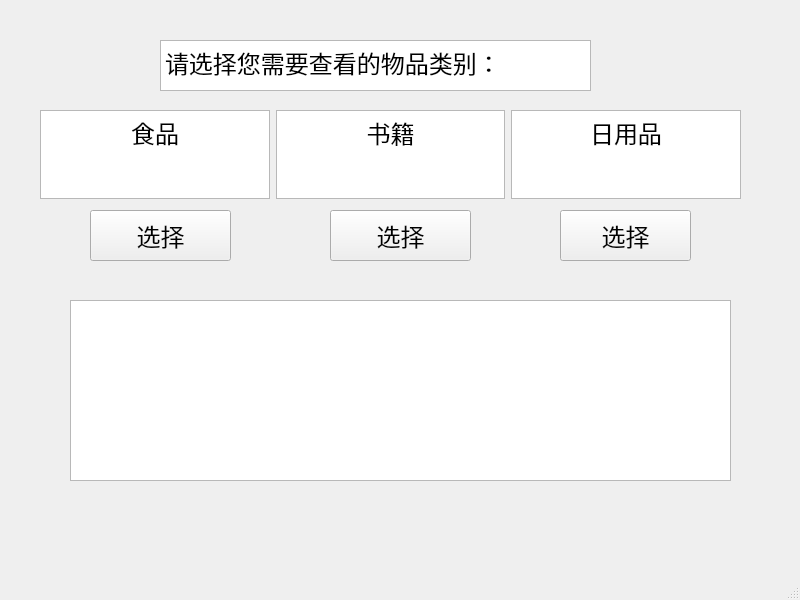
<?xml version="1.0" encoding="UTF-8"?>
<ui version="4.0">
 <class>ALL_ITEM</class>
 <widget class="QMainWindow" name="ALL_ITEM">
  <property name="geometry">
   <rect>
    <x>0</x>
    <y>0</y>
    <width>800</width>
    <height>600</height>
   </rect>
  </property>
  <property name="windowTitle">
   <string>MainWindow</string>
  </property>
  <widget class="QWidget" name="centralwidget">
   <widget class="QPushButton" name="BT2">
    <property name="geometry">
     <rect>
      <x>330</x>
      <y>210</y>
      <width>141</width>
      <height>51</height>
     </rect>
    </property>
    <property name="font">
     <font>
      <family>Arial</family>
      <pointsize>18</pointsize>
     </font>
    </property>
    <property name="text">
     <string>选择</string>
    </property>
   </widget>
   <widget class="QPushButton" name="BT1">
    <property name="geometry">
     <rect>
      <x>90</x>
      <y>210</y>
      <width>141</width>
      <height>51</height>
     </rect>
    </property>
    <property name="font">
     <font>
      <family>Arial</family>
      <pointsize>18</pointsize>
     </font>
    </property>
    <property name="text">
     <string>选择</string>
    </property>
   </widget>
   <widget class="QPushButton" name="BT3">
    <property name="geometry">
     <rect>
      <x>560</x>
      <y>210</y>
      <width>131</width>
      <height>51</height>
     </rect>
    </property>
    <property name="font">
     <font>
      <family>Arial</family>
      <pointsize>18</pointsize>
     </font>
    </property>
    <property name="text">
     <string>选择</string>
    </property>
   </widget>
   <widget class="QWidget" name="layoutWidget">
    <property name="geometry">
     <rect>
      <x>40</x>
      <y>110</y>
      <width>701</width>
      <height>89</height>
     </rect>
    </property>
    <layout class="QHBoxLayout" name="horizontalLayout_2">
     <item>
      <widget class="QTextBrowser" name="K1">
       <property name="html">
        <string>&lt;!DOCTYPE HTML PUBLIC &quot;-//W3C//DTD HTML 4.0//EN&quot; &quot;http://www.w3.org/TR/REC-html40/strict.dtd&quot;&gt;
&lt;html&gt;&lt;head&gt;&lt;meta name=&quot;qrichtext&quot; content=&quot;1&quot; /&gt;&lt;style type=&quot;text/css&quot;&gt;
p, li { white-space: pre-wrap; }
&lt;/style&gt;&lt;/head&gt;&lt;body style=&quot; font-family:'SimSun'; font-size:9pt; font-weight:400; font-style:normal;&quot;&gt;
&lt;p align=&quot;center&quot; style=&quot; margin-top:0px; margin-bottom:0px; margin-left:0px; margin-right:0px; -qt-block-indent:0; text-indent:0px;&quot;&gt;&lt;span style=&quot; font-size:18pt;&quot;&gt;食品&lt;/span&gt;&lt;/p&gt;&lt;/body&gt;&lt;/html&gt;</string>
       </property>
      </widget>
     </item>
     <item>
      <widget class="QTextBrowser" name="K2">
       <property name="html">
        <string>&lt;!DOCTYPE HTML PUBLIC &quot;-//W3C//DTD HTML 4.0//EN&quot; &quot;http://www.w3.org/TR/REC-html40/strict.dtd&quot;&gt;
&lt;html&gt;&lt;head&gt;&lt;meta name=&quot;qrichtext&quot; content=&quot;1&quot; /&gt;&lt;style type=&quot;text/css&quot;&gt;
p, li { white-space: pre-wrap; }
&lt;/style&gt;&lt;/head&gt;&lt;body style=&quot; font-family:'SimSun'; font-size:9pt; font-weight:400; font-style:normal;&quot;&gt;
&lt;p align=&quot;center&quot; style=&quot; margin-top:0px; margin-bottom:0px; margin-left:0px; margin-right:0px; -qt-block-indent:0; text-indent:0px;&quot;&gt;&lt;span style=&quot; font-size:18pt;&quot;&gt;书籍&lt;/span&gt;&lt;/p&gt;&lt;/body&gt;&lt;/html&gt;</string>
       </property>
      </widget>
     </item>
     <item>
      <widget class="QTextBrowser" name="K3">
       <property name="html">
        <string>&lt;!DOCTYPE HTML PUBLIC &quot;-//W3C//DTD HTML 4.0//EN&quot; &quot;http://www.w3.org/TR/REC-html40/strict.dtd&quot;&gt;
&lt;html&gt;&lt;head&gt;&lt;meta name=&quot;qrichtext&quot; content=&quot;1&quot; /&gt;&lt;style type=&quot;text/css&quot;&gt;
p, li { white-space: pre-wrap; }
&lt;/style&gt;&lt;/head&gt;&lt;body style=&quot; font-family:'SimSun'; font-size:9pt; font-weight:400; font-style:normal;&quot;&gt;
&lt;p align=&quot;center&quot; style=&quot; margin-top:0px; margin-bottom:0px; margin-left:0px; margin-right:0px; -qt-block-indent:0; text-indent:0px;&quot;&gt;&lt;span style=&quot; font-size:18pt;&quot;&gt;日用品&lt;/span&gt;&lt;/p&gt;&lt;/body&gt;&lt;/html&gt;</string>
       </property>
      </widget>
     </item>
    </layout>
   </widget>
   <widget class="QTextBrowser" name="textBrowser">
    <property name="geometry">
     <rect>
      <x>160</x>
      <y>40</y>
      <width>431</width>
      <height>51</height>
     </rect>
    </property>
    <property name="html">
     <string>&lt;!DOCTYPE HTML PUBLIC &quot;-//W3C//DTD HTML 4.0//EN&quot; &quot;http://www.w3.org/TR/REC-html40/strict.dtd&quot;&gt;
&lt;html&gt;&lt;head&gt;&lt;meta name=&quot;qrichtext&quot; content=&quot;1&quot; /&gt;&lt;style type=&quot;text/css&quot;&gt;
p, li { white-space: pre-wrap; }
&lt;/style&gt;&lt;/head&gt;&lt;body style=&quot; font-family:'SimSun'; font-size:9pt; font-weight:400; font-style:normal;&quot;&gt;
&lt;p style=&quot; margin-top:0px; margin-bottom:0px; margin-left:0px; margin-right:0px; -qt-block-indent:0; text-indent:0px;&quot;&gt;&lt;span style=&quot; font-size:18pt;&quot;&gt;请选择您需要查看的物品类别：&lt;/span&gt;&lt;/p&gt;&lt;/body&gt;&lt;/html&gt;</string>
    </property>
   </widget>
   <widget class="QTextBrowser" name="TB">
    <property name="geometry">
     <rect>
      <x>70</x>
      <y>300</y>
      <width>661</width>
      <height>181</height>
     </rect>
    </property>
   </widget>
  </widget>
  <widget class="QMenuBar" name="menubar">
   <property name="geometry">
    <rect>
     <x>0</x>
     <y>0</y>
     <width>800</width>
     <height>26</height>
    </rect>
   </property>
  </widget>
  <widget class="QStatusBar" name="statusbar"/>
 </widget>
 <resources/>
 <connections/>
</ui>
